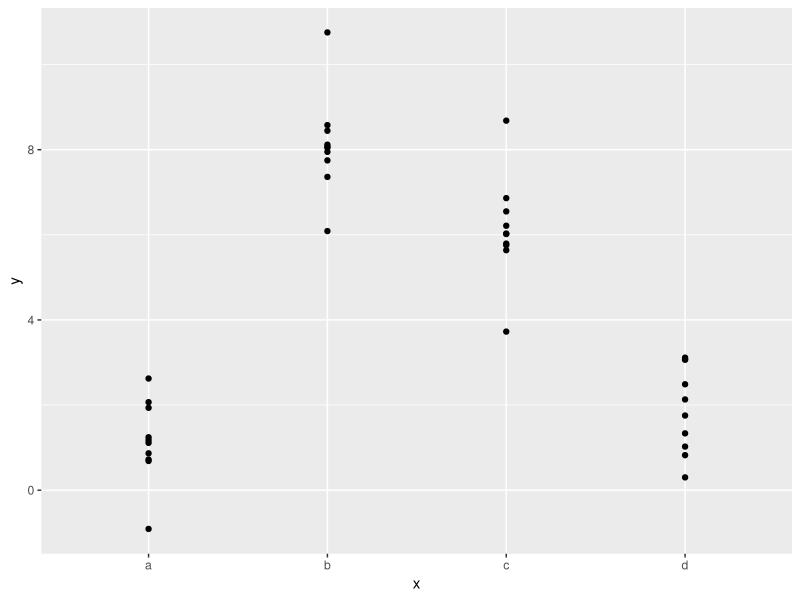
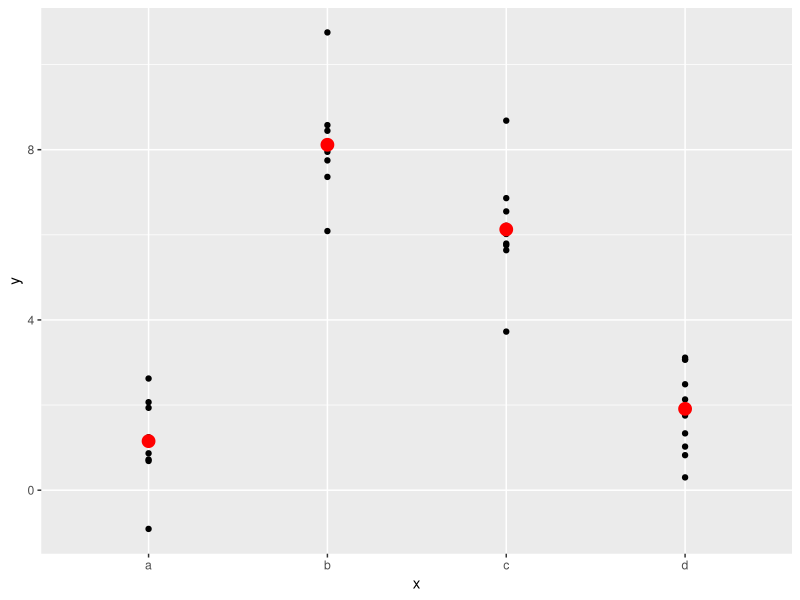
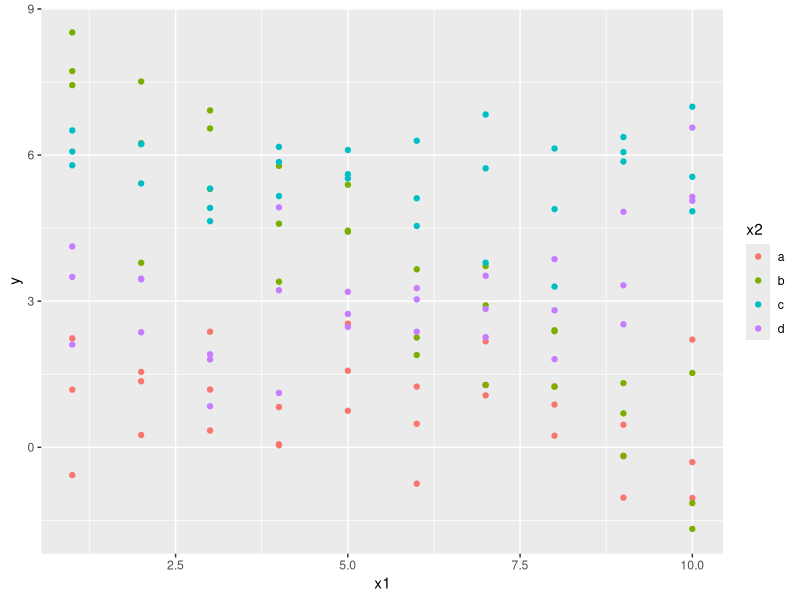
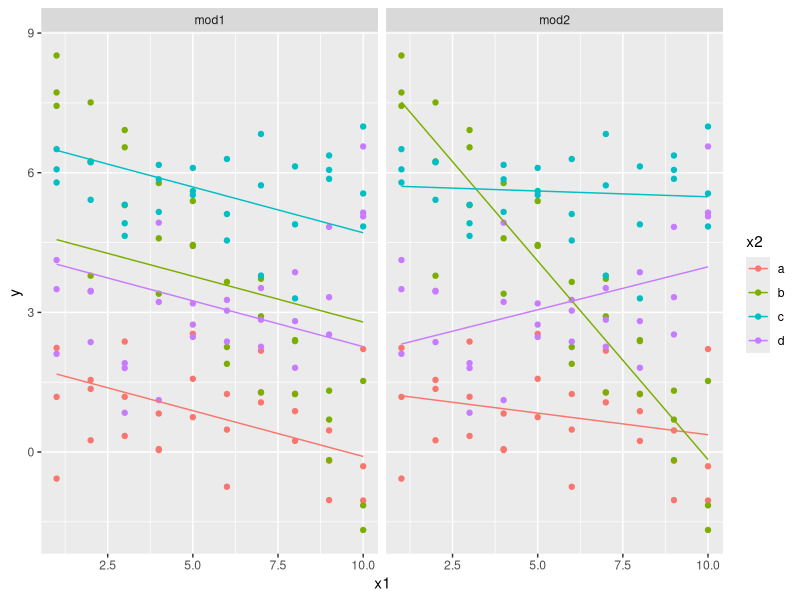
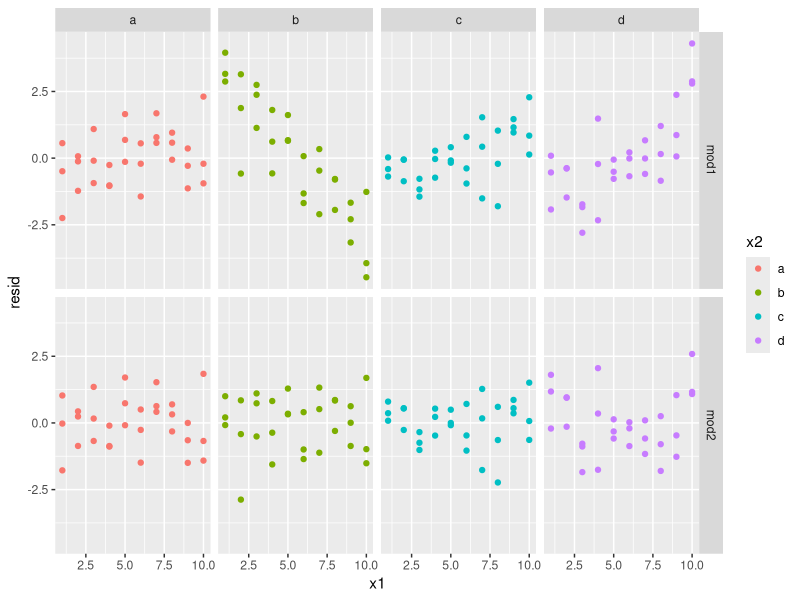
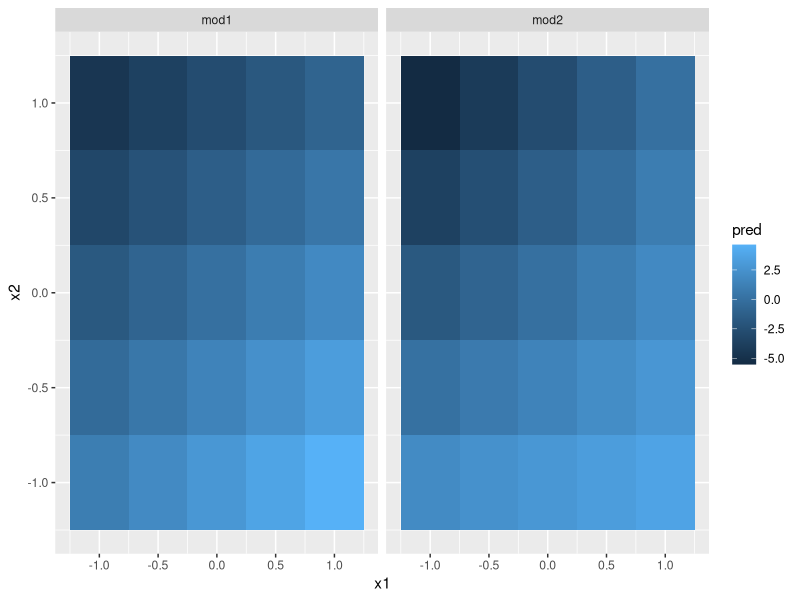
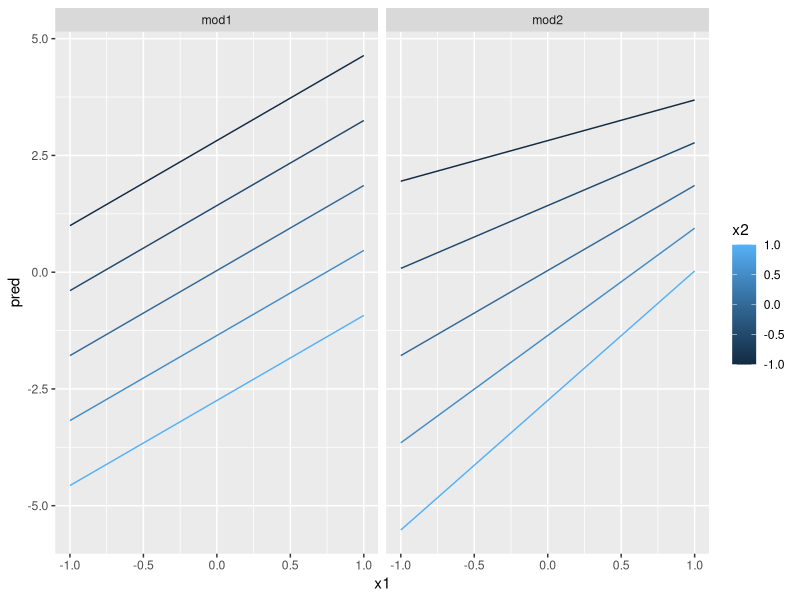
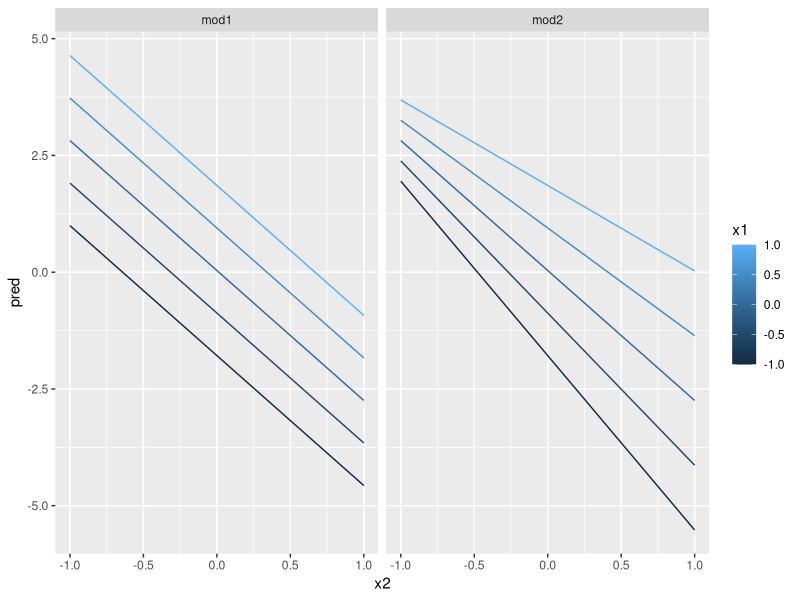

Generate these figures, in order, with R:
library(tidyverse)
library(dplyr)
library(modelr)

df <- tribble(
  ~y, ~x1, ~x2,
  4, 2, 5,
  5, 1, 6
)

model_matrix(df, y ~ x1 + x2)

# Categorical Variables
df <- tribble(
  ~ sex, ~ response,
  "male", 1,
  "female", 2,
  "male", 1
)
view(sim2)

model_matrix(df, response ~ sex)

ggplot(sim2) +
  geom_point(aes(x, y))

# Fit a linear model that predicts y using x
mod2 <- lm(y ~ x, data = sim2)

grid <- sim2 %>%
  data_grid(x) %>%
  add_predictions(mod2)

grid

ggplot(sim2, aes(x)) +
  geom_point(aes(y = y)) +
  geom_point(
    data = grid,
    aes(y = pred),
    color= "red",
    size = 4
  )

# Continuous and Categorical Data
view(sim3)
ggplot(sim3, aes(x1, y)) +
  geom_point(aes(color = x2))

# Model 1 one slope for all groups
mod1 <- lm(y ~ x1 + x2, data = sim3)
# Model 2 has different slopes per group
mod2 <- lm(y ~ x1 * x2, data = sim3)

grid <- sim3 %>%
  data_grid(x1, x2) %>%
  gather_predictions(mod1, mod2)
grid

ggplot(sim3, aes(x1, y, color = x2)) +
  geom_point() +
  geom_line(data = grid, aes(y = pred)) +
  facet_wrap(~ model)

# Residual analysis
sim3 <- sim3 %>%
  gather_residuals(mod1, mod2)

ggplot(sim3, aes(x1, resid, color = x2)) +
  geom_point() +
  facet_grid(model ~ x2)

anova(mod1, mod2)
# Model 2 is decisively more accurate than model 1

# Interactions (Two Continuous)
mod1 <- lm(y ~ x1 + x2, data = sim4)
mod2 <- lm(y ~ x1 * x2, data = sim4)

grid <- sim4 %>%
  data_grid(
    x1 = seq_range(x1, 5),
    x2 = seq_range(x2, 5)
  ) %>%
  gather_predictions(mod1, mod2)
grid

ggplot(grid, aes(x1, x2)) +
  geom_tile(aes(fill = pred)) +
  facet_wrap(~ model)

ggplot(grid, aes(x1, pred, color = x2, group = x2)) +
  geom_line() +
  facet_wrap(~ model)

ggplot(grid, aes(x2, pred, color = x1, group = x1)) +
  geom_line() +
  facet_wrap(~ model)

#Transformations
df <- tribble(
  ~y, ~x,
  1,  1,
  2,  2,
  3,  3
)
model_matrix(df, y ~ x^2 + x)

model_matrix(df, y ~ I(x^2) + x)

library(splines)
model_matrix(df, y ~ ns(x, 2))

sim5 <- tibble(
  x = seq(0, 3.5 * pi, length = 50),
  y = 4 * sin(x) + rnorm(length(x))
)

ggplot(sim5, aes(x, y)) +
  geom_point()

# Taylor theorem
mod1 <- lm(y ~ ns(x, 1), data = sim5)
mod2 <- lm(y ~ ns(x, 2), data = sim5)
mod3 <- lm(y ~ ns(x, 3), data = sim5)
mod4 <- lm(y ~ ns(x, 4), data = sim5)
mod5 <- lm(y ~ ns(x, 5), data = sim5)

grid <- sim5 %>%
  data_grid(x = seq_range(x, n = 50, expand = 0.1)) %>%
  gather_predictions(mod1, mod2, mod3, mod4, mod5, .pred = "y")

ggplot(sim5, aes(x, y)) +
  geom_point() +
  geom_line(data = grid, color = "red") +
  facet_wrap(~ model)
